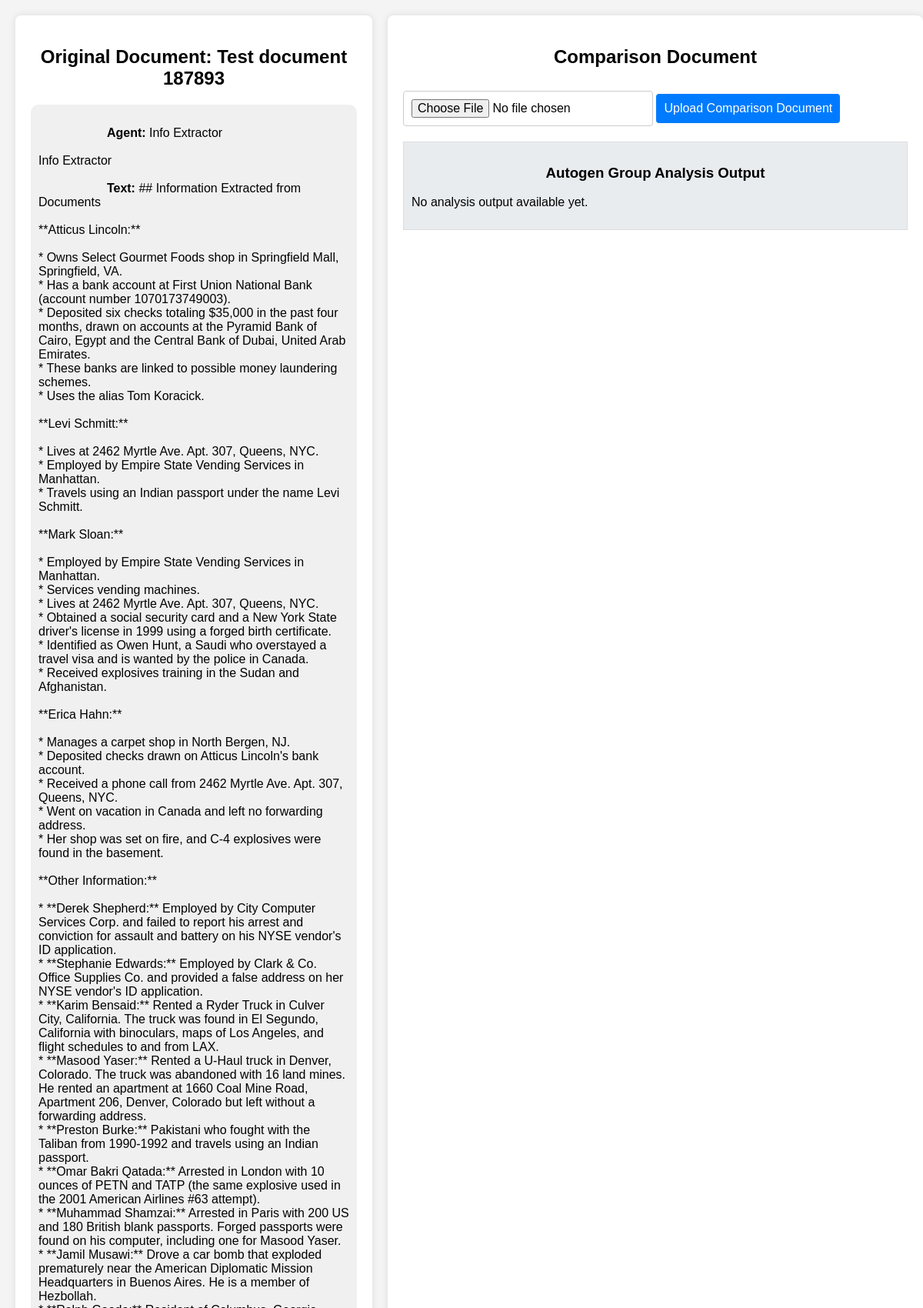
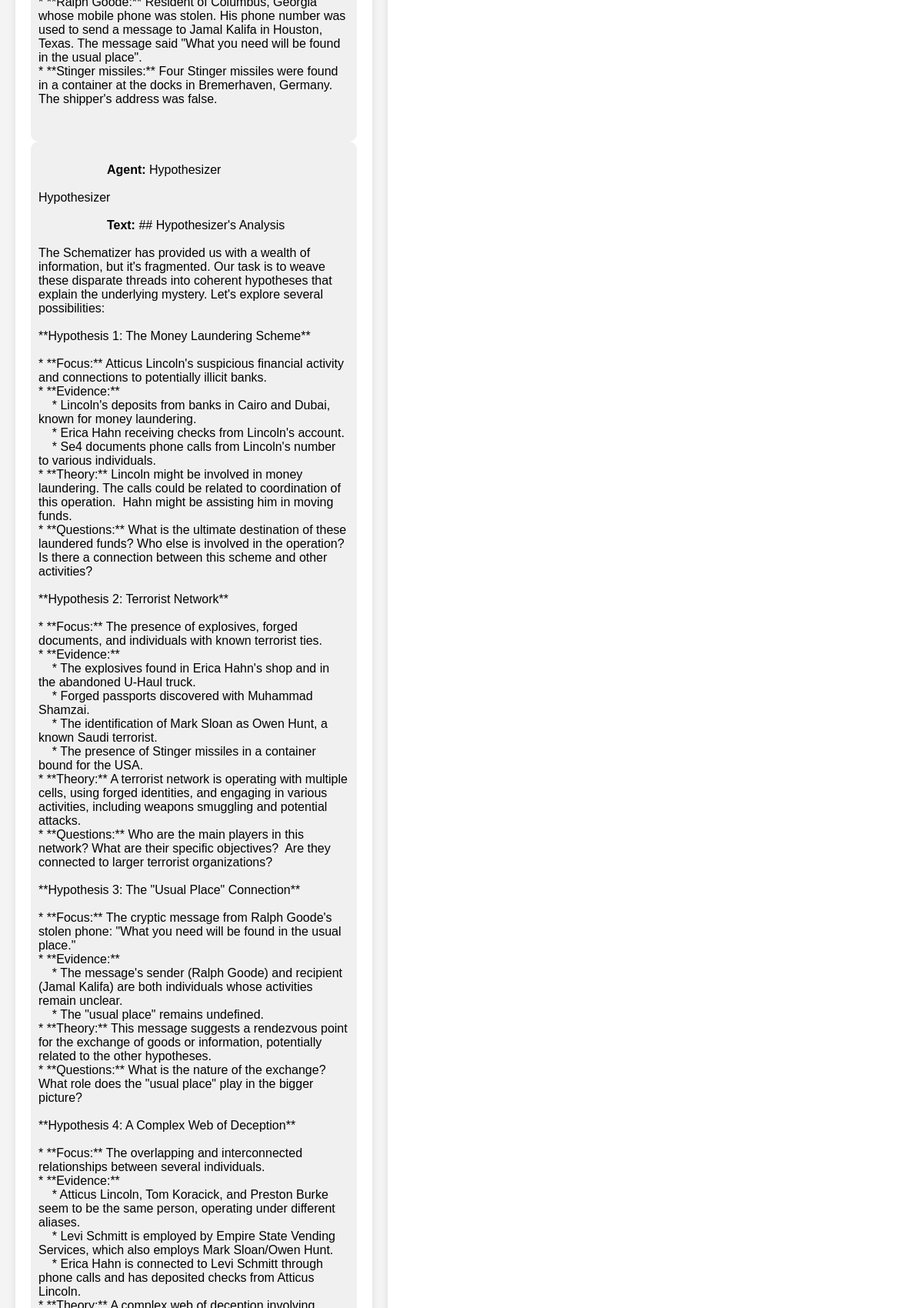
The page /documents/analysis/20/ (upper part) on the database its author committed (2 pictures, top to bottom).
### myapp/models.py (models this page shows, shortened)
class Document(models.Model):
    name = models.CharField(max_length=255)  # Document name provided by user
    date_uploaded = models.DateTimeField(auto_now_add=True)  # Auto-set the date when uploaded

class Dialogue(models.Model):
    document = models.ForeignKey(Document, on_delete=models.CASCADE, related_name='dialogues')  # Foreign key to Document
    agent = models.CharField(max_length=100)
    text = models.TextField()
    named_entities = models.TextField(blank=True, null=True)
    serial_number = models.IntegerField()

### myapp/views.py (the view)
# urls.py: path('documents/analysis/<int:document_id>/', views.document_analysis, name='document_analysis')
def document_analysis(request, document_id):
    document = get_object_or_404(Document, id=document_id)
    dialogues = document.dialogues.order_by('serial_number')
    search_term = request.GET.get('search', '').strip().lower()
    highlighted_dialogues = []
    if search_term:
        for dialogue in dialogues:
            highlighted_text = dialogue.text
            if search_term in dialogue.text.lower():
                highlighted_text = dialogue.text.replace(search_term, f'<span class="highlight">{search_term}</span>', flags=re.IGNORECASE)
            highlighted_dialogues.append({
                'agent': dialogue.agent,
                'text': highlighted_text,
                'named_entities': dialogue.named_entities
            })
    else:
        highlighted_dialogues = [{'agent': d.agent, 'text': d.text, 'named_entities': d.named_entities} for d in dialogues]
    return render(request, 'document_analysis.html', {'document': document, 'dialogues': highlighted_dialogues, 'search_term': search_term})

### myapp/templates/document_analysis.html (shortened to what this page needs)
<!DOCTYPE html>
<html lang="en">
<head>
</head>
<body>
    <div class="container">
        <div class="left-side">
            <h2>Original Document: {{ document.name }}</h2>
            <div id="dialogue-list">
                {% for dialogue in dialogues %}
                <div class="speech-bubble">
                    <strong>Agent:</strong> {{ dialogue.agent }}<br>
                    <strong>Text:</strong> <span class="dialogue-text">{{ dialogue.text }}</span><br>
                </div>
                {% endfor %}
            </div>
        </div>
        <div class="right-side">
            <h2>Comparison Document</h2>
            <div class="upload-box">
                <form id="comparison-form" method="post" enctype="multipart/form-data">
                    <input type="file" name="comparison_document" accept=".txt,.pdf,.doc,.docx" required>
                    <button type="submit">Upload Comparison Document</button>
                </form>
            </div>
            <div class="output-box">
                <h3>Autogen Group Analysis Output</h3>
                <div id="autogen-output">
                    {% if autogen_output %}
                    <p>{{ autogen_output }}</p>
                    {% else %}
                    <p>No analysis output available yet.</p>
                    {% endif %}
                </div>
            </div>
        </div>
    </div>
</body>
</html>

### myapp/templates/document_analysis.html (style rules this page uses)
body { font-family: Arial, sans-serif; margin: 0; padding: 20px; background-color: #f4f4f4; }
.container { display: grid; grid-template-columns: 40% 60%; gap: 20px; }
.left-side, .right-side { background-color: #fff; padding: 20px; border-radius: 8px; box-shadow: 0 0 10px rgba(0, 0, 0, 0.1); }
.speech-bubble { padding: 10px; border-radius: 10px; background-color: #f0f0f0; display: block; word-wrap: break-word; white-space: pre-wrap; }
.search-box, .upload-box { margin-top: 20px; }
input[type="text"], input[type="file"], button { padding: 10px; margin-top: 10px; font-size: 16px; border: 1px solid #ccc; border-radius: 4px; }
button { background-color: #007bff; color: white; border: none; cursor: pointer; }
.output-box { margin-top: 20px; padding: 10px; border: 1px solid #ddd; background-color: #e9ecef; }
h2, h3 { text-align: center; }

### rows shown on the page
Document: name "Test document 187893"
Dialogue: agent "Info Extractor Info Extractor", text "## Information Extracted from Documents **Atticus Lincoln:** * Owns Select Gourmet Foods shop in Springfield Mall, Springfield, VA. * Has a bank account at First Union National Bank (account number 1070173749003). * Deposited six checks totaling $35,000 in the past four months, drawn on accounts at the Pyramid Bank of Cairo, Egypt and the Central Bank of Dubai, United Arab Emirates. * These banks are linked to possible money laundering schemes. * Uses the alias Tom Koracick. **Levi Schmitt:** * Lives at 2462 Myrtle Ave. Apt. 307, Queens, NYC. * Employed by Empire State Vending Services in Manhattan. * Travels using an Indian passport under the name Levi Schmitt. **Mark Sloan:** * Employed…"
Dialogue: agent "Hypothesizer Hypothesizer"
